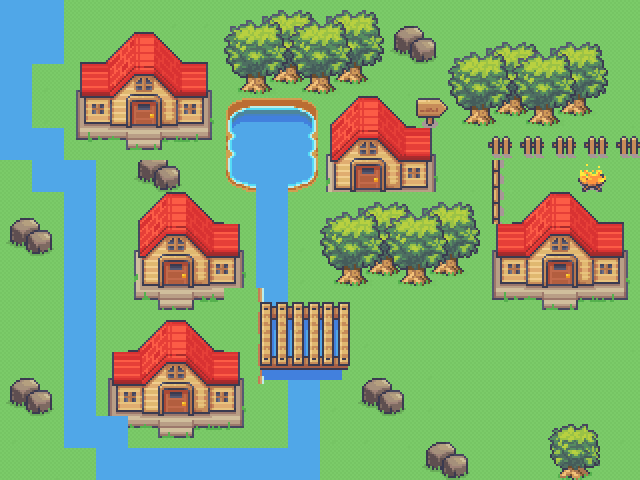

Rendered tile map (Tiled .tmx) drawn with the repository's tilesets; below, a short description and the full map source, tile grids included:
An orthogonal 20x15 tile map with 32x32 px tiles, 3 tile layers (tyuioihgfghuijhgf, Grass, house), 3 tilesets.

<map version="1.10" tiledversion="1.10.2" orientation="orthogonal" renderorder="right-down" width="20" height="15" tilewidth="32" tileheight="32" infinite="0" nextlayerid="4" nextobjectid="1">
 <tileset firstgid="1" name="village" tilewidth="32" tileheight="32" tilecount="855" columns="19">
  <image source="village/Serene_Village_32x32.png" width="608" height="1440" />
 </tileset>
 <tileset firstgid="856" name="fire" tilewidth="32" tileheight="32" tilecount="4" columns="4">
  <image source="village/Animated stuff/campfire_32x32.png" width="128" height="32" />
 </tileset>
 <tileset firstgid="860" source="fire.tsx" />
 <layer id="3" name="tyuioihgfghuijhgf" width="20" height="15">
  <data encoding="csv">
5,6,4,5,6,6,4,5,6,4,4,4,4,5,6,6,6,4,5,6,
5,4,5,4,4,4,4,4,4,5,4,5,6,6,6,6,6,4,5,6,
4,4,4,4,5,6,6,6,6,4,5,6,6,4,4,4,4,5,6,4,
5,4,5,6,4,5,6,6,4,4,4,5,6,4,4,4,4,5,6,6,
5,4,5,6,4,4,5,6,4,5,4,4,4,5,6,4,5,6,6,4,
5,6,4,5,4,5,6,6,6,6,6,6,6,4,4,309,5,6,4,4,
6,6,6,6,6,6,4,4,4,4,4,5,6,6,5,309,5,6,6,6,
4,5,4,4,4,4,4,5,6,6,4,4,4,4,4,5,6,6,4,4,
4,4,4,4,4,4,4,4,4,4,4,5,6,6,4,5,6,6,4,4,
4,5,4,5,6,4,4,5,6,6,5,6,4,4,5,6,6,4,5,6,
4,5,4,5,6,4,5,6,5,6,5,6,6,4,5,6,4,4,5,6,
6,6,6,6,5,6,6,4,5,6,6,5,6,4,4,4,4,5,6,6,
5,4,4,5,6,6,6,6,6,6,6,5,6,4,5,4,4,4,5,6,
6,6,4,4,5,6,4,5,6,6,6,6,6,6,6,4,4,4,4,4,
4,4,4,5,6,4,5,6,6,6,6,6,4,5,6,6,6,6,6,6
</data>
 </layer>
 <layer id="2" name="Grass" width="20" height="15">
  <data encoding="csv">
4,5,4,4,5,6,6,6,5,6,6,4,5,6,6,5,6,4,4,5,
4,5,4,5,6,46,6,6,6,6,4,5,46,46,6,4,4,4,5,6,
4,4,5,6,6,5,6,6,6,4,5,6,5,6,4,4,4,5,4,4,
4,5,6,5,6,6,6,6,5,6,6,5,6,4,4,5,4,4,5,4,
5,6,6,5,6,6,6,5,6,4,5,6,4,4,4,4,5,6,4,5,
5,6,6,4,5,6,5,6,4,5,6,4,5,4,5,176,4,5,4,5,
4,5,6,5,6,6,6,5,6,6,4,4,4,5,6,5,6,4,5,6,
4,4,5,6,6,5,6,5,6,6,4,5,6,5,6,6,4,5,6,4,
4,5,32,4,4,4,4,4,47,4,5,6,6,6,4,4,5,6,6,6,
5,6,4,5,6,6,6,6,32,5,6,6,4,5,4,5,4,5,6,6,
4,4,32,6,5,6,4,4,5,6,6,4,5,4,47,4,4,4,5,6,
4,5,6,4,5,4,5,6,6,32,4,4,4,5,4,4,4,5,4,4,
5,6,5,6,4,5,4,4,5,4,4,5,6,4,5,4,5,6,5,4,
6,5,6,4,4,4,5,4,4,4,5,4,4,4,4,5,6,6,6,4,
4,4,4,4,5,6,6,4,4,4,4,4,4,47,6,6,4,5,6,4
</data>
 </layer>
 <layer id="1" name="house" width="20" height="15">
  <data encoding="csv">
32,32,0,0,0,43,43,357,358,359,360,361,307,308,6,6,6,6,0,0,
32,32,410,411,412,413,414,376,377,378,379,380,326,327,357,358,359,360,361,6,
32,43,429,430,431,432,433,395,396,397,398,399,154,6,376,377,378,379,380,5,
32,43,448,449,450,451,452,12,13,14,406,407,408,275,395,396,397,398,399,24,
32,32,467,468,469,470,471,31,32,33,425,426,427,428,6,272,272,272,272,272,
47,32,32,47,326,327,5,50,32,52,444,445,446,447,154,309,47,47,860,62,
307,308,32,47,406,407,408,5,32,46,357,358,359,360,361,309,411,412,413,414,
326,327,32,47,425,426,427,428,32,102,376,377,378,379,380,429,430,431,432,433,
47,46,32,46,444,445,446,447,32,102,395,396,397,398,399,448,449,450,451,452,
47,46,32,46,463,464,465,47,70,71,72,0,0,0,0,467,468,469,470,471,
47,46,32,46,411,412,413,5,89,90,91,43,0,0,0,4,4,4,4,24,
307,308,32,429,430,431,432,433,108,109,110,307,308,43,4,4,4,4,4,5,
326,327,32,448,449,450,451,452,46,32,43,326,327,43,4,4,4,0,0,0,
43,5,32,32,468,469,470,471,46,32,43,43,154,307,308,5,6,265,266,43,
62,24,47,32,32,32,32,32,32,32,6,6,6,326,327,6,6,284,285,62
</data>
 </layer>
</map>
